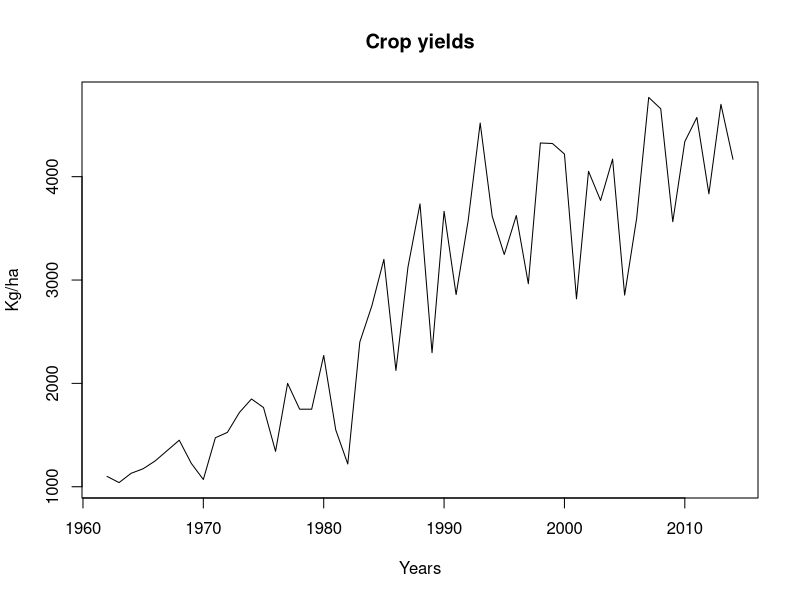
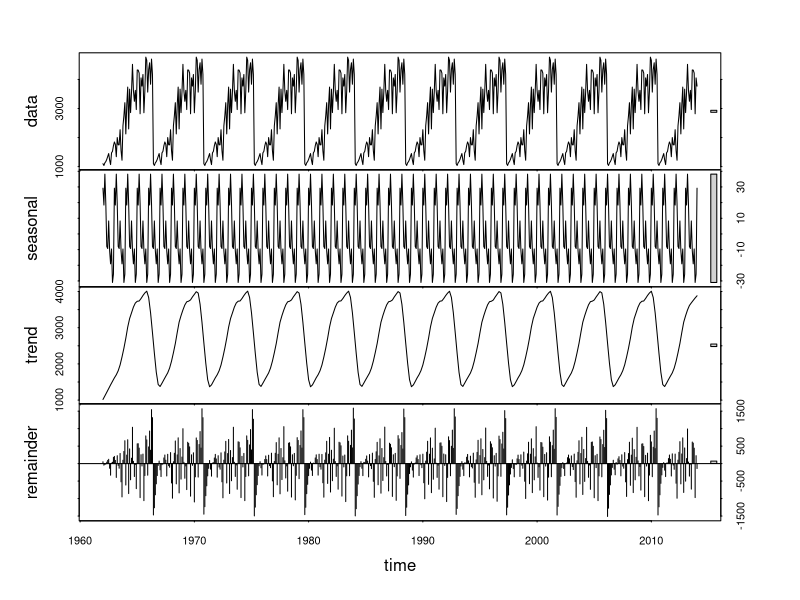
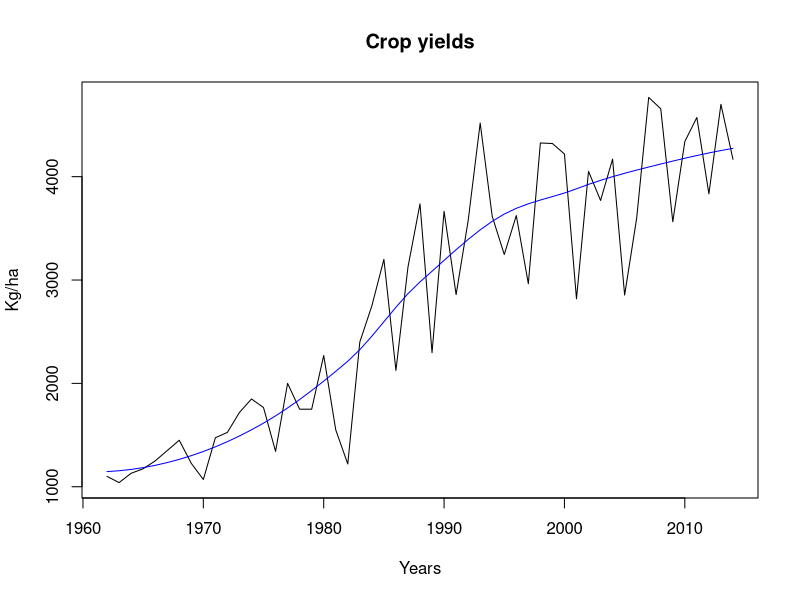

Recreate these plots in R, in order.
## ---- chunk 1
knitr::opts_chunk$set(echo = TRUE)
## ---- chunk 2
dat <- data.frame(year= seq(1962,2014,1),yields=c(1100,1040,1130,1174,1250,1350,1450,1226,1070,1474,1526,1719,1849,1766,1342,2000,1750,1750,2270,1550,1220,2400,2750,3200,2125,3125,3737,2297,3665,2859,3574,4519,3616,3247,3624,2964,4326,4321,4219,2818,4052,3770,4170,2854,3598,4767,4657,3564,4340,4573,3834,4700,4168))
## ---- chunk 3
time.series <- ts(data=dat$yields, frequency = 1, start=c(1962, 1), end=c(2014, 1))

plot(time.series, xlab="Years", ylab="Kg/ha", main="Crop yields")
## ---- chunk 4
   time.series <- ts(data=dat$yields, frequency = 12, start=c(1962, 1), end=c(2014, 1))
   decomposed  <- stl(time.series, s.window='periodic')
   plot(decomposed)
## ---- chunk 5
dat <- data.frame(year= seq(1962,2014,1),yields=c(1100,1040,1130,1174,1250,1350,1450,1226,1070,1474,1526,1719,1849,1766,1342,2000,1750,1750,2270,1550,1220,2400,2750,3200,2125,3125,3737,2297,3665,2859,3574,4519,3616,3247,3624,2964,4326,4321,4219,2818,4052,3770,4170,2854,3598,4767,4657,3564,4340,4573,3834,4700,4168))

dat$trend  <- loess(yields ~ year, data = dat)$fitted

plot(y = dat$yields, x = dat$year, type = "l",  xlab="Years", ylab="Kg/ha", main="Crop yields")
lines(y = dat$trend, x = dat$year, col = "blue", type = "l")
